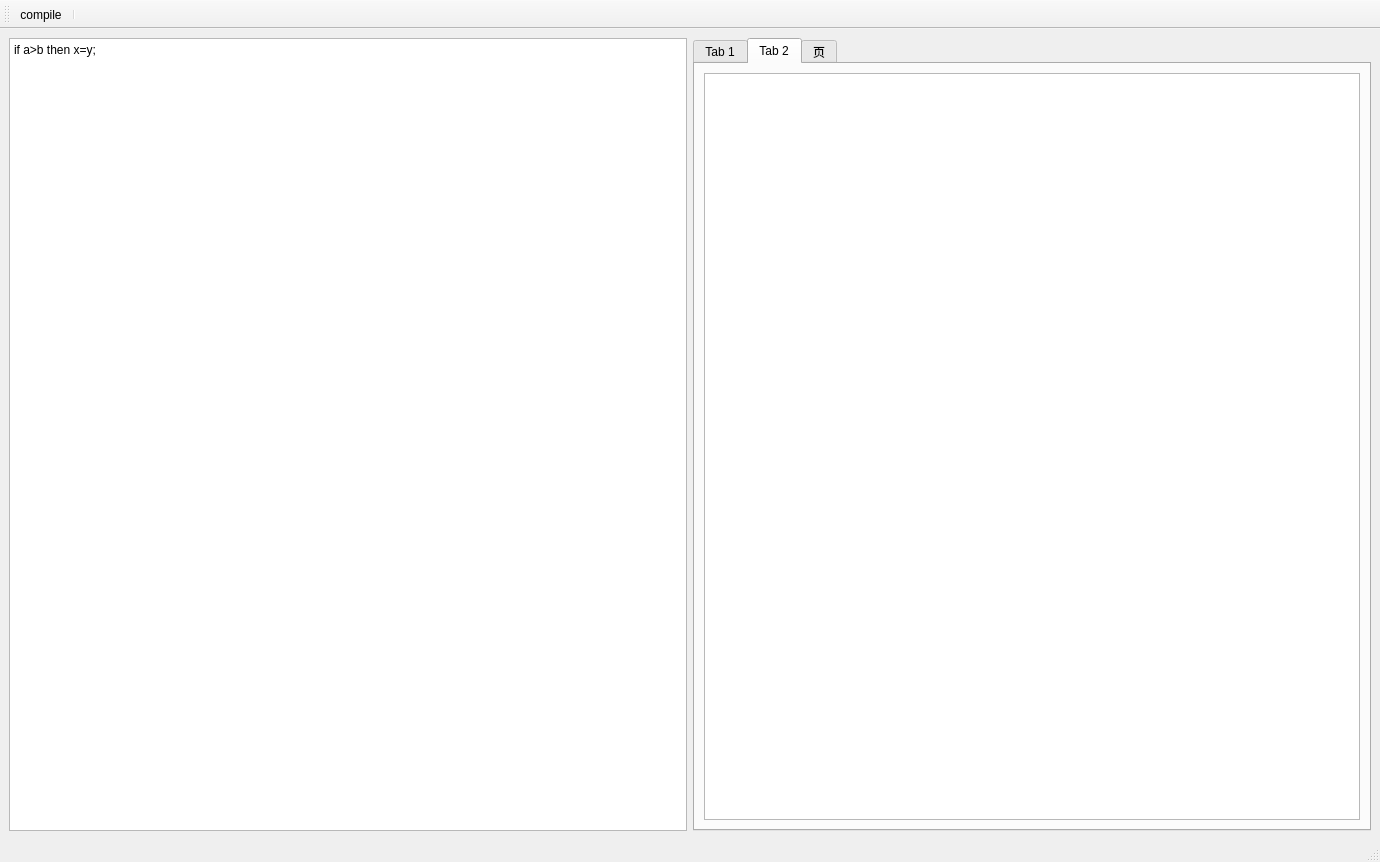
<?xml version="1.0" encoding="UTF-8"?>
<ui version="4.0">
 <class>MainWindow</class>
 <widget class="QMainWindow" name="MainWindow">
  <property name="geometry">
   <rect>
    <x>0</x>
    <y>0</y>
    <width>1380</width>
    <height>862</height>
   </rect>
  </property>
  <property name="windowTitle">
   <string>MainWindow</string>
  </property>
  <widget class="QWidget" name="centralwidget">
   <layout class="QHBoxLayout" name="horizontalLayout">
    <item>
     <widget class="QTextEdit" name="textEdit">
      <property name="html">
       <string>&lt;!DOCTYPE HTML PUBLIC &quot;-//W3C//DTD HTML 4.0//EN&quot; &quot;http://www.w3.org/TR/REC-html40/strict.dtd&quot;&gt;
&lt;html&gt;&lt;head&gt;&lt;meta name=&quot;qrichtext&quot; content=&quot;1&quot; /&gt;&lt;style type=&quot;text/css&quot;&gt;
p, li { white-space: pre-wrap; }
&lt;/style&gt;&lt;/head&gt;&lt;body style=&quot; font-family:'SimSun'; font-size:9pt; font-weight:400; font-style:normal;&quot;&gt;
&lt;p style=&quot; margin-top:0px; margin-bottom:0px; margin-left:0px; margin-right:0px; -qt-block-indent:0; text-indent:0px;&quot;&gt;if a&amp;gt;b then x=y;&lt;/p&gt;&lt;/body&gt;&lt;/html&gt;</string>
      </property>
     </widget>
    </item>
    <item>
     <widget class="QTabWidget" name="tabWidget">
      <property name="currentIndex">
       <number>1</number>
      </property>
      <widget class="QWidget" name="tree">
       <attribute name="title">
        <string>Tab 1</string>
       </attribute>
       <layout class="QVBoxLayout" name="verticalLayout">
        <item>
         <widget class="QGraphicsView" name="graphicsView"/>
        </item>
       </layout>
      </widget>
      <widget class="QWidget" name="thraddrcode">
       <attribute name="title">
        <string>Tab 2</string>
       </attribute>
       <layout class="QVBoxLayout" name="verticalLayout_2">
        <item>
         <widget class="QTextBrowser" name="textBrowser"/>
        </item>
       </layout>
      </widget>
      <widget class="QWidget" name="other">
       <attribute name="title">
        <string>页</string>
       </attribute>
      </widget>
     </widget>
    </item>
   </layout>
  </widget>
  <widget class="QMenuBar" name="menubar">
   <property name="geometry">
    <rect>
     <x>0</x>
     <y>0</y>
     <width>1380</width>
     <height>26</height>
    </rect>
   </property>
  </widget>
  <widget class="QStatusBar" name="statusbar"/>
  <widget class="QToolBar" name="toolBar">
   <property name="windowTitle">
    <string>toolBar</string>
   </property>
   <attribute name="toolBarArea">
    <enum>TopToolBarArea</enum>
   </attribute>
   <attribute name="toolBarBreak">
    <bool>false</bool>
   </attribute>
   <addaction name="actioncompile"/>
   <addaction name="separator"/>
  </widget>
  <action name="actioncompile">
   <property name="text">
    <string>compile</string>
   </property>
   <property name="toolTip">
    <string>&lt;html&gt;&lt;head/&gt;&lt;body&gt;&lt;p&gt;开始编译&lt;/p&gt;&lt;/body&gt;&lt;/html&gt;</string>
   </property>
  </action>
 </widget>
 <resources/>
 <connections/>
</ui>
